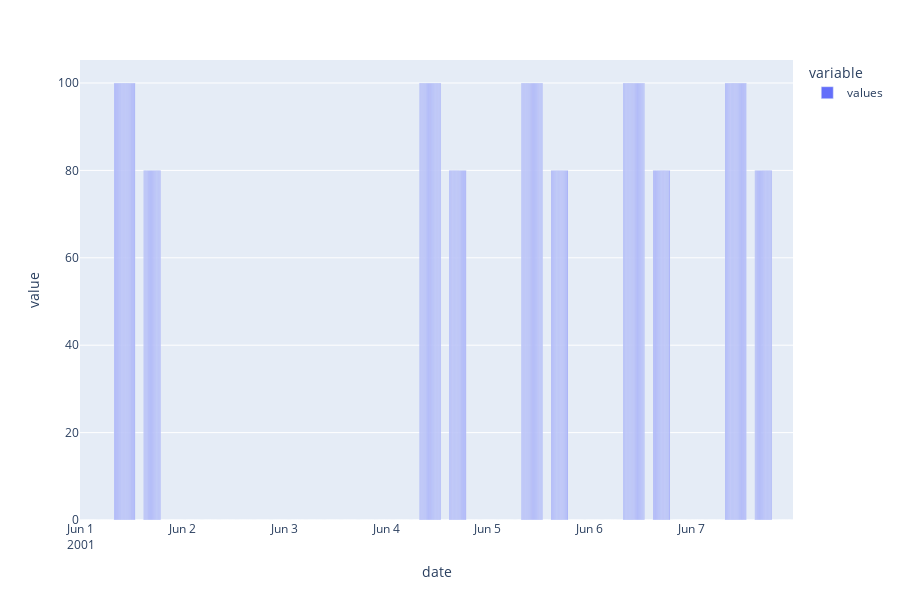

Notebook source saved alongside this figure:
### Code cell
import plotly.express as px

datos = year.variable_dataframe()
fig = px.bar(datos,x='date',y=['values'],height=600)
fig.show()

### Figure 1 — Plotly figure (JSON) as saved in the notebook; plotly's stock layout.template omitted (floating-point values rounded to 4 significant figures; data arrays with more than 128 entries replaced by an {"elided": "..."} marker saying what was removed)
{"data": [{"alignmentgroup": "True", "hovertemplate": "variable=values<br>date=%{x}<br>value=%{y}<extra></extra>", "legendgroup": "values", "marker": {"color": "#636efa", "pattern": {"shape": ""}}, "name": "values", "offsetgroup": "values", "orientation": "v", "showlegend": true, "textposition": "auto", "type": "bar", "x": {"elided": "672 str values"}, "xaxis": "x", "y": {"elided": "672 int values"}, "yaxis": "y"}], "layout": {"barmode": "relative", "height": 600, "legend": {"title": {"text": "variable"}, "tracegroupgap": 0}, "margin": {"t": 60}, "xaxis": {"anchor": "y", "domain": [0, 1], "title": {"text": "date"}}, "yaxis": {"anchor": "x", "domain": [0, 1], "title": {"text": "value"}}}}
